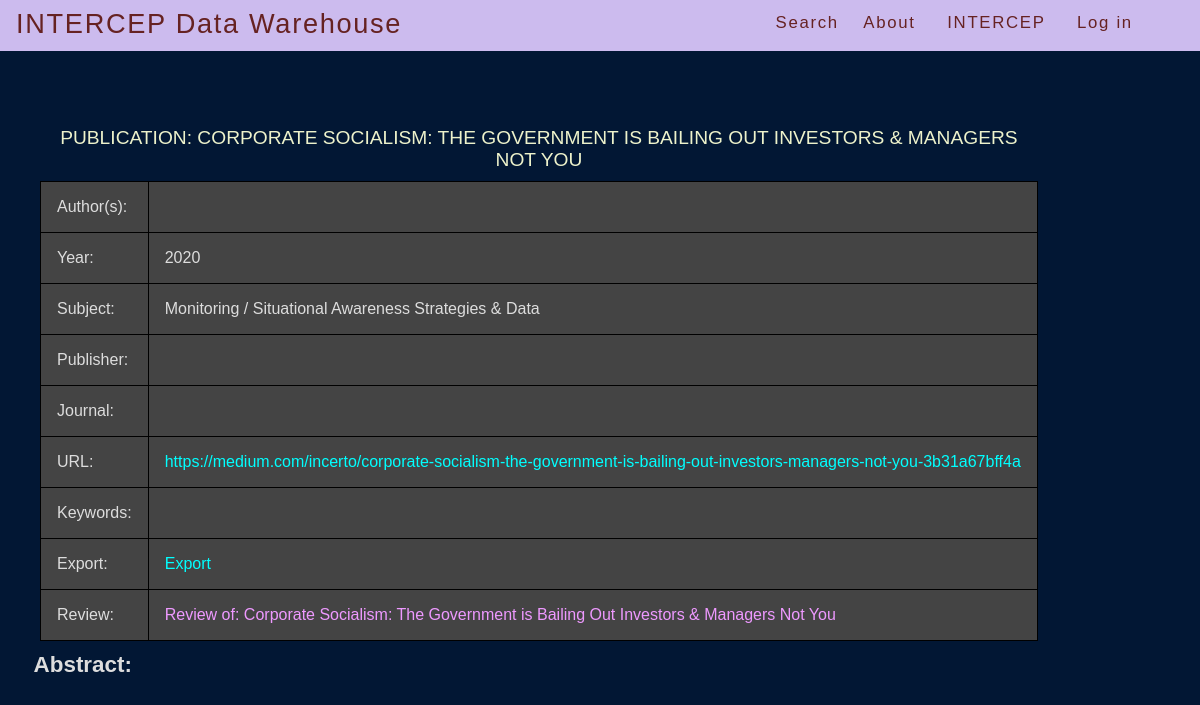
Screenshot of /berkeley/pub_detail/2/ with the database file from the repository.
### berkeley/models.py (models this page shows, shortened)
class UrlModel(models.Model):
    url = models.CharField(max_length=512, default="",
            blank=True, null=True)
    class Meta:
        abstract = True

class Publication(UrlModel):
    title = models.CharField(max_length=PUB_TITLE_LEN,
            blank=True, null=True, default="")
    pub_type = models.CharField(choices=TYPE_CHOICES, max_length=4,
            blank=True, null=True, default="")
    publisher = models.ForeignKey(Publisher, blank=True, null=True,  on_delete=models.CASCADE,)
    subject = models.ForeignKey(Subject, default=UNKNOWN_ID, on_delete=models.CASCADE,)
    journal = models.ForeignKey(Journal, blank=True, null=True, on_delete=models.CASCADE,)
    collection = models.ForeignKey('berkeley.Publication', blank=True,
            null=True, related_name="coll",  on_delete=models.CASCADE,)
    pub_reviewed = models.ForeignKey('berkeley.Publication', blank=True,
            null=True, related_name="pub_rev", on_delete=models.CASCADE,)
    year = models.IntegerField()
    volume = models.CharField(max_length=12, default="", blank=True)
    issue = models.CharField(max_length=12, default="", blank=True)
    month = models.CharField(max_length=10, default="", blank=True)
    day = models.CharField(max_length=10, default="", blank=True)
    pages = models.CharField(max_length=12, default="", blank=True)
    edition = models.CharField(max_length=4, default="", blank=True)
    medium = models.CharField(max_length=12, default="", blank=True)
    authors = models.ManyToManyField(Person, related_name="authors", blank=True)
    editors = models.ManyToManyField(Person,
            related_name="editors", default="",
            blank=True
    )
    translators = models.ManyToManyField(
        Person, default="", related_name="translators",
        blank=True
    )
    reviewees = models.ManyToManyField(
        Person, default="", related_name="reviewees",
        blank=True
    )
    keywords = models.ManyToManyField(
        Keyword, default="", related_name="keywords",
        blank=True
    )
    city = models.CharField(max_length=128, default="", blank=True)
    isbn = models.CharField(max_length=24,
            default="",
            blank=True, null=True
    )  # 24 to account for future ISBN expansion
    sn = models.CharField(max_length=12, default="", blank=True, null=True)
    language = models.CharField(max_length=32, default="", blank=True)
    abstract = models.CharField(max_length=1024, default="", blank=True)
    doi = models.CharField(max_length=DOI_LEN, default="", blank=True)
    review = models.CharField(max_length=128, default="", blank=True)
    class Meta:
        ordering = ['title']

class SingleNameModel(models.Model):
    name = models.CharField(max_length=256)
    def __str__(self):
        return self.name
    class Meta:
        abstract = True
        ordering = ['name']

class Subject(SingleNameModel):
    code = models.CharField(max_length=CODE_LEN, null=True, blank=True)

### berkeley/views.py (the view)
# urls.py: re_path(r'^pub_detail/(?P<pub_id>[0-9]+)/$',
def pub_detail(request, pub_id):
    return detail_view(request, pub_id, Publication,
            'pub_detail.html', 'pub')

### berkeley/views.py (called while the page is built)
def get_hdr():
    site_hdr = "Bibliography Search"
    site_list = Site.objects.all()
    for site in site_list:
        site_hdr = site.header
        break   # since we only expect a single site record!
    return site_hdr

def detail_view(request, dbkey, cls, html, kwarg_key):
    site_hdr = get_hdr()
    obj = get_object_or_404(cls, pk=dbkey)
    return render(request, html, {kwarg_key: obj, 'header': site_hdr })

### berkeley/templates/pub_detail.html (shortened to what this page needs)
{% extends "base.html" %}
{% block content %}
    <div class="module">
    <table>
        <caption>
            Publication: {{ pub.title }}
        </caption>
        <tr>
            <td>Author(s):</td>
            <td>
            </td>
        </tr>
        <tr>
            <td>Year:</td>
            <td> {{ pub.year }} </td>
        </tr>
        <tr>
            <td>Subject:</td>
            <td> {{ pub.subject }} </td>
        </tr>
        <tr>
            <td>Publisher:</td>
            <td>
             </td>
        </tr>
        <tr>
            <td>Journal:</td>
            <td>
             </td>
        </tr>
        <tr>
            <td>URL:</td>
            <td><a href="{{ pub.url }}"> {{ pub.url }}</a></td>
        </tr>
        <tr>
            <td>Keywords:</td>
            <td>
            </td>
        </tr>
        <tr>
            <td>Export:</td>
            <td>
                <a href="/berkeley/export/{{ pub.id }}/">
                Export
                </a>
            </td>
        </tr>
        <tr>
            <td>Review:</td>
            <td>
                <a href = "{{ pub.review }}">
                Review of: {{ pub.title }}
                </a>
            </td>
        </tr>
    </table>
    <p>
        <strong>Abstract:</strong>
    </p>
    </div>
{% endblock content %}

### mysite/static/berkeley/style.css (style rules this page uses)
body { margin: 0; padding: 0; font-size: 100%; color: #ddd; background: #021734; font-family: Arial, Helvetica, sans-serif }
a:link { color: #01ffff; text-decoration: none; }
table, th, td { margin: .4em 2.5em .4em 2.5em; font-size: 1em; border-collapse: collapse; border: 1px solid black; }
th, td { padding: 1em; }
td { background: #444; }
p { margin: .4em 1.5em .4em 1.5em; font-size: 1.4em; padding: 0; line-height: 140%; }
caption { font-size:1.2em; padding-top:0.8em; padding-bottom:.5em; color:#edf2cb; text-transform:uppercase; }

### rows the page displays
Publication: title "CORPORATE SOCIALISM: THE GOVERNMENT IS BAILING OUT INVESTORS & MANAGERS NOT YOU", year "2020", subject "Monitoring / Situational Awareness Strategies & Data", url "https://medium.com/incerto/corporate-socialism-the-government-is-bailing-out-investors-managers-not-you-3b31a67bff4a", title "Corporate Socialism: The Government is Bailing Out Investors & Managers Not You"
